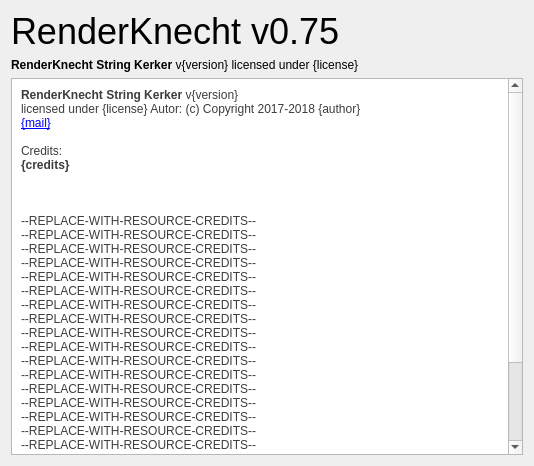
<?xml version="1.0" encoding="UTF-8"?>
<ui version="4.0">
 <class>welcome</class>
 <widget class="QWidget" name="welcome">
  <property name="geometry">
   <rect>
    <x>0</x>
    <y>0</y>
    <width>534</width>
    <height>466</height>
   </rect>
  </property>
  <property name="windowTitle">
   <string>Form</string>
  </property>
  <property name="styleSheet">
   <string notr="true">* {font-family: &quot;Segoe UI Light&quot;;}
QPushButton {background: transparent;margin: 0; padding: 0;}
QPushButton:hover {color: rgb(85, 170, 255);
						 text-decoration: underline;}</string>
  </property>
  <layout class="QVBoxLayout" name="verticalLayout">
   <item>
    <layout class="QHBoxLayout" name="top_layout">
     <property name="spacing">
      <number>0</number>
     </property>
     <item alignment="Qt::AlignVCenter">
      <widget class="QLabel" name="title_label">
       <property name="styleSheet">
        <string notr="true">font-size: 36px;</string>
       </property>
       <property name="text">
        <string>RenderKnecht v0.75</string>
       </property>
      </widget>
     </item>
     <item>
      <spacer name="horizontalSpacer_2">
       <property name="orientation">
        <enum>Qt::Horizontal</enum>
       </property>
       <property name="sizeHint" stdset="0">
        <size>
         <width>40</width>
         <height>20</height>
        </size>
       </property>
      </spacer>
     </item>
     <item>
      <widget class="QLabel" name="icn_label">
       <property name="maximumSize">
        <size>
         <width>64</width>
         <height>64</height>
        </size>
       </property>
       <property name="text">
        <string/>
       </property>
       <property name="pixmap">
        <pixmap resource="res/gui_resource.qrc">:/main/RK_Icon.png</pixmap>
       </property>
       <property name="scaledContents">
        <bool>true</bool>
       </property>
      </widget>
     </item>
    </layout>
   </item>
   <item>
    <widget class="QLabel" name="headline_label">
     <property name="text">
      <string>&lt;b&gt;RenderKnecht String Kerker&lt;/b&gt; v{version} licensed under {license}</string>
     </property>
    </widget>
   </item>
   <item>
    <widget class="QScrollArea" name="scrollArea">
     <property name="horizontalScrollBarPolicy">
      <enum>Qt::ScrollBarAlwaysOff</enum>
     </property>
     <property name="widgetResizable">
      <bool>true</bool>
     </property>
     <property name="alignment">
      <set>Qt::AlignLeading|Qt::AlignLeft|Qt::AlignTop</set>
     </property>
     <widget class="QWidget" name="scrollAreaWidgetContents">
      <property name="geometry">
       <rect>
        <x>0</x>
        <y>0</y>
        <width>507</width>
        <height>384</height>
       </rect>
      </property>
      <property name="styleSheet">
       <string notr="true">background: rgb(255, 255, 255); color: rgb(61, 61, 61)</string>
      </property>
      <layout class="QVBoxLayout" name="verticalLayout_2">
       <property name="spacing">
        <number>0</number>
       </property>
       <property name="leftMargin">
        <number>9</number>
       </property>
       <property name="topMargin">
        <number>9</number>
       </property>
       <property name="rightMargin">
        <number>9</number>
       </property>
       <property name="bottomMargin">
        <number>0</number>
       </property>
       <item>
        <widget class="QLabel" name="desc_label">
         <property name="styleSheet">
          <string notr="true">font-family: &quot;Source Sans Pro&quot;;</string>
         </property>
         <property name="text">
          <string>&lt;b&gt;RenderKnecht String Kerker&lt;/b&gt; v{version}&lt;br&gt;licensed under {license}
Autor: (c) Copyright 2017-2018 {author}&lt;br&gt;&lt;a href=&quot;mailto:{mail}&quot;&gt;{mail}&lt;/a&gt;&lt;br&gt;&lt;br&gt;
Credits: &lt;b&gt;&lt;br&gt;{credits}&lt;/b&gt;&lt;br&gt;&lt;br&gt;
&lt;br&gt;&lt;br&gt;--REPLACE-WITH-RESOURCE-CREDITS--&lt;br&gt;
--REPLACE-WITH-RESOURCE-CREDITS--&lt;br&gt;
--REPLACE-WITH-RESOURCE-CREDITS--&lt;br&gt;
--REPLACE-WITH-RESOURCE-CREDITS--&lt;br&gt;
--REPLACE-WITH-RESOURCE-CREDITS--&lt;br&gt;
--REPLACE-WITH-RESOURCE-CREDITS--&lt;br&gt;
--REPLACE-WITH-RESOURCE-CREDITS--&lt;br&gt;
--REPLACE-WITH-RESOURCE-CREDITS--&lt;br&gt;
--REPLACE-WITH-RESOURCE-CREDITS--&lt;br&gt;
--REPLACE-WITH-RESOURCE-CREDITS--&lt;br&gt;
--REPLACE-WITH-RESOURCE-CREDITS--&lt;br&gt;
--REPLACE-WITH-RESOURCE-CREDITS--&lt;br&gt;
--REPLACE-WITH-RESOURCE-CREDITS--&lt;br&gt;
--REPLACE-WITH-RESOURCE-CREDITS--&lt;br&gt;
--REPLACE-WITH-RESOURCE-CREDITS--&lt;br&gt;
--REPLACE-WITH-RESOURCE-CREDITS--&lt;br&gt;
--REPLACE-WITH-RESOURCE-CREDITS--&lt;br&gt;
--REPLACE-WITH-RESOURCE-CREDITS--&lt;br&gt;
--REPLACE-WITH-RESOURCE-CREDITS--&lt;br&gt;
--REPLACE-WITH-RESOURCE-CREDITS--&lt;br&gt;
&lt;br&gt;
Status: {status}&lt;br&gt;{start_info}{env} 
&lt;p style=&quot;font-size: 8pt;&quot;&gt;&lt;i&gt;{gnu}&lt;/i&gt;&lt;/p&gt;</string>
         </property>
         <property name="alignment">
          <set>Qt::AlignLeading|Qt::AlignLeft|Qt::AlignTop</set>
         </property>
         <property name="wordWrap">
          <bool>true</bool>
         </property>
         <property name="openExternalLinks">
          <bool>true</bool>
         </property>
        </widget>
       </item>
      </layout>
     </widget>
    </widget>
   </item>
  </layout>
 </widget>
 <resources>
  <include location="res/gui_resource.qrc"/>
 </resources>
 <connections/>
</ui>
